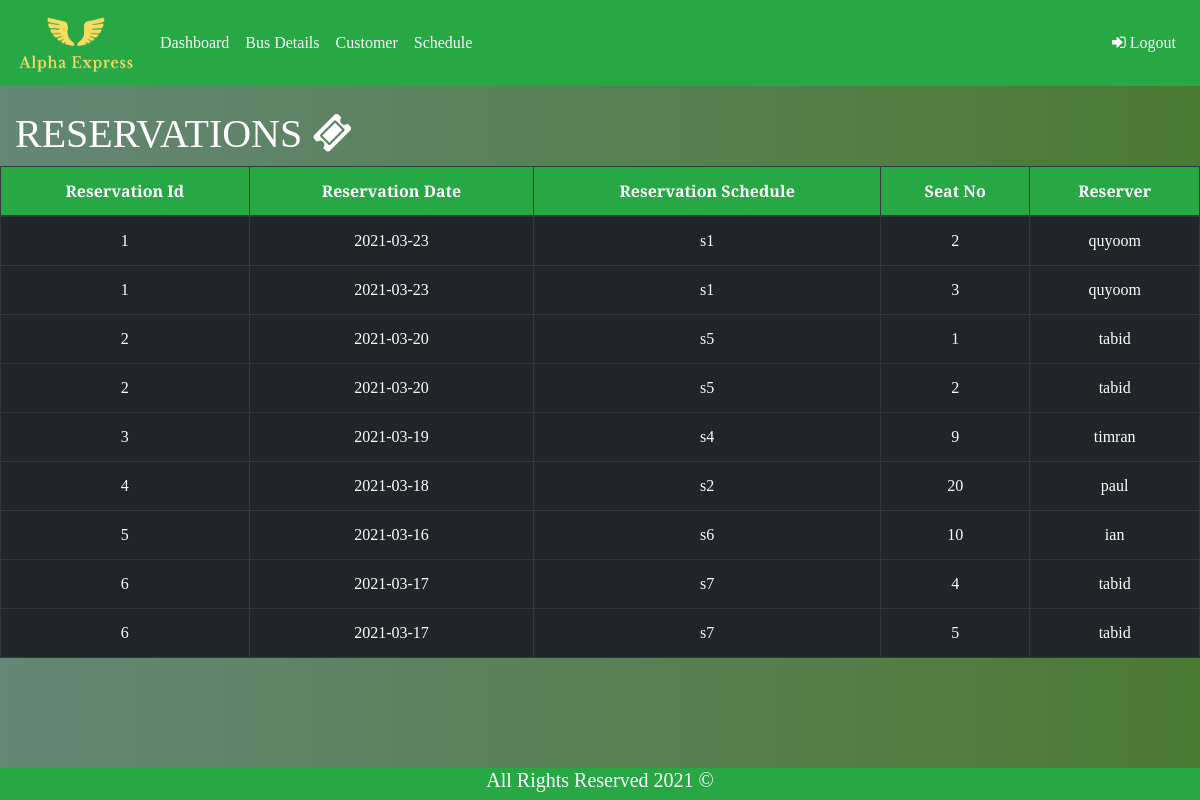
Screenshot of /Admin/Reservation.php with the database file from the repository.
### tables this page shows
CREATE TABLE `reservation` (
  `res_id` int(31) NOT NULL,
  `res_date` date NOT NULL,
  `res_schedule` varchar(255) NOT NULL,
  `seat_no` int(11) NOT NULL,
  `reserved_by` varchar(255) NOT NULL
);

### Admin/Reservation.php (the view, shortened to what this page needs)
<!DOCTYPE html>
<?php
include 'dbConn.php';
?>
<html>
<head>
	<link rel="stylesheet" href="css/bootstrap.min.css"/>
    <link rel="stylesheet" href="https://cdnjs.cloudflare.com/ajax/libs/font-awesome/4.7.0/css/font-awesome.min.css">
    <link rel="stylesheet" type="text/css" href="css/style1.css">
</head>
<body onload="myword()">
<nav class="navbar navbar-expand-lg  bg-success">
    <a class="navbar-brand text-light" href="#"><img class="logo" src="res/logo.png"></a>
  	<div id="navb" class="navbar-collapse collapse hide">
    	<ul class="navbar-nav">
      		<li class="nav-item">
          <a class="nav-item nav-link text-light" href="Dashboard.php">Dashboard</a>
        </li>
      		<li class="nav-item">
        		<a class="nav-item nav-link text-light" href="Admin_BusDetails.php">Bus Details</a>
      		</li>
      		<li class="nav-item">
        		<a class="nav-item nav-link text-light" href="ViewCustomer.php">Customer</a>
      		</li>
      		<li class="nav-item">
        		<a class="nav-item nav-link text-light" href="Schedule.php">Schedule</a>
      		</li>
    	</ul>
      <ul class="nav navbar-nav ml-auto">
        <li class="nav-item">
          <a class="nav-item nav-link text-light" href="adminSign.php"><i class="fa fa-sign-in" aria-hidden="true"></i>  Logout</a>
        </li>
      </ul>
    </div>
</nav><br>
<div class="col-md-5">
  <h1> RESERVATIONS <i class=" fa fa-ticket" aria-hidden="true"></i></h1>
</div>
<?php
$sql = "SELECT * FROM `reservation`";
$result = $conn->query($sql);
  if ($result->num_rows > 0)
  {
    echo "<table class='table table-bordered table-dark text-center'>
        <thead class='bg-success'>
          <tr>
            <th>Reservation Id</th>
            <th>Reservation Date</th>
            <th>Reservation Schedule</th>
            <th>Seat No</th>
            <th>Reserver</th>
          </tr>
        </thead>";
    while ($row = $result->fetch_assoc())
    {
          echo "<tr>
            <td>".$row["res_id"]."</td>
            <td>".$row["res_date"]."</td>
            <td>".$row["res_schedule"]."</td>
            <td>".$row["seat_no"]."</td>
            <td>".$row["reserved_by"]."</td>
          </tr>";
    }
  }
?>
<footer class="bg-success">
  <h5>All Rights Reserved 2021 &copy;</h5>
</footer>
</body>
</html>

### Admin/css/style1.css (style rules this page uses)
body { font-family: 'Crimson Pro', serif; color: white; background-color: #63d471; background: linear-gradient(to right, #648775 0%, #4b7a33 100%); background-attachment: fixed; position: relative; width: 100%; height: 100%; }
footer { width: 100%; text-align: center; bottom: 0px; color: white; font-family: 'Crimson Pro', serif; position: fixed; }
.logo { height: 60px; width: 120px; z-index: -2; }

### rows the page displays
reservation: res "1", res_date "2021-03-23", res_schedule "s1", seat_no "2", reserved_by "quyoom"
reservation: res "1", res_date "2021-03-23", res_schedule "s1", seat_no "3", reserved_by "quyoom"
reservation: res "2", res_date "2021-03-20", res_schedule "s5", seat_no "1", reserved_by "tabid"
reservation: res "2", res_date "2021-03-20", res_schedule "s5", seat_no "2", reserved_by "tabid"
reservation: res "3", res_date "2021-03-19", res_schedule "s4", seat_no "9", reserved_by "timran"
reservation: res "4", res_date "2021-03-18", res_schedule "s2", seat_no "20", reserved_by "paul"
reservation: res "5", res_date "2021-03-16", res_schedule "s6", seat_no "10", reserved_by "ian"
reservation: res "6", res_date "2021-03-17", res_schedule "s7", seat_no "4", reserved_by "tabid"
reservation: res "6", res_date "2021-03-17", res_schedule "s7", seat_no "5", reserved_by "tabid"
